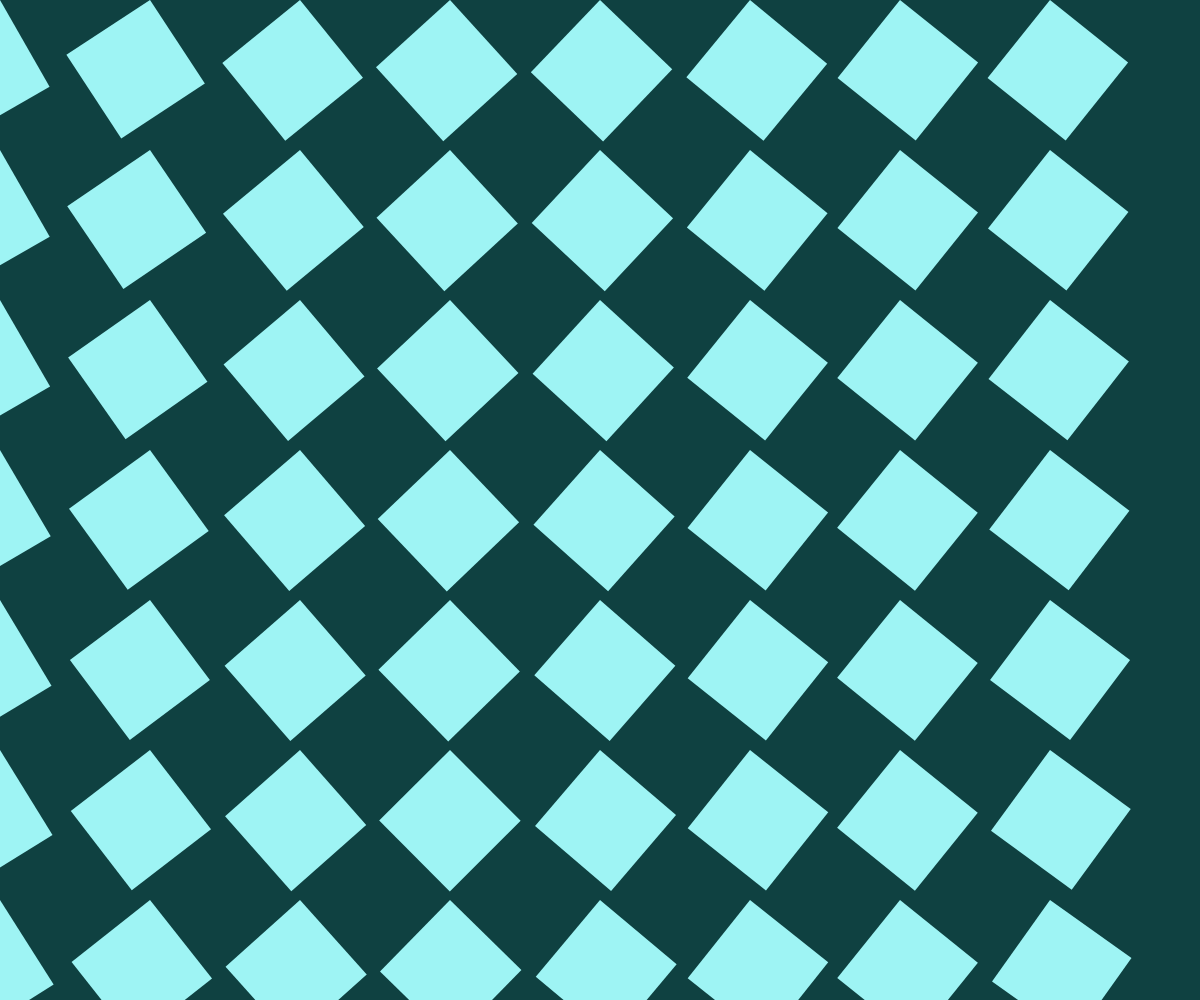
Frame 1 (no input)
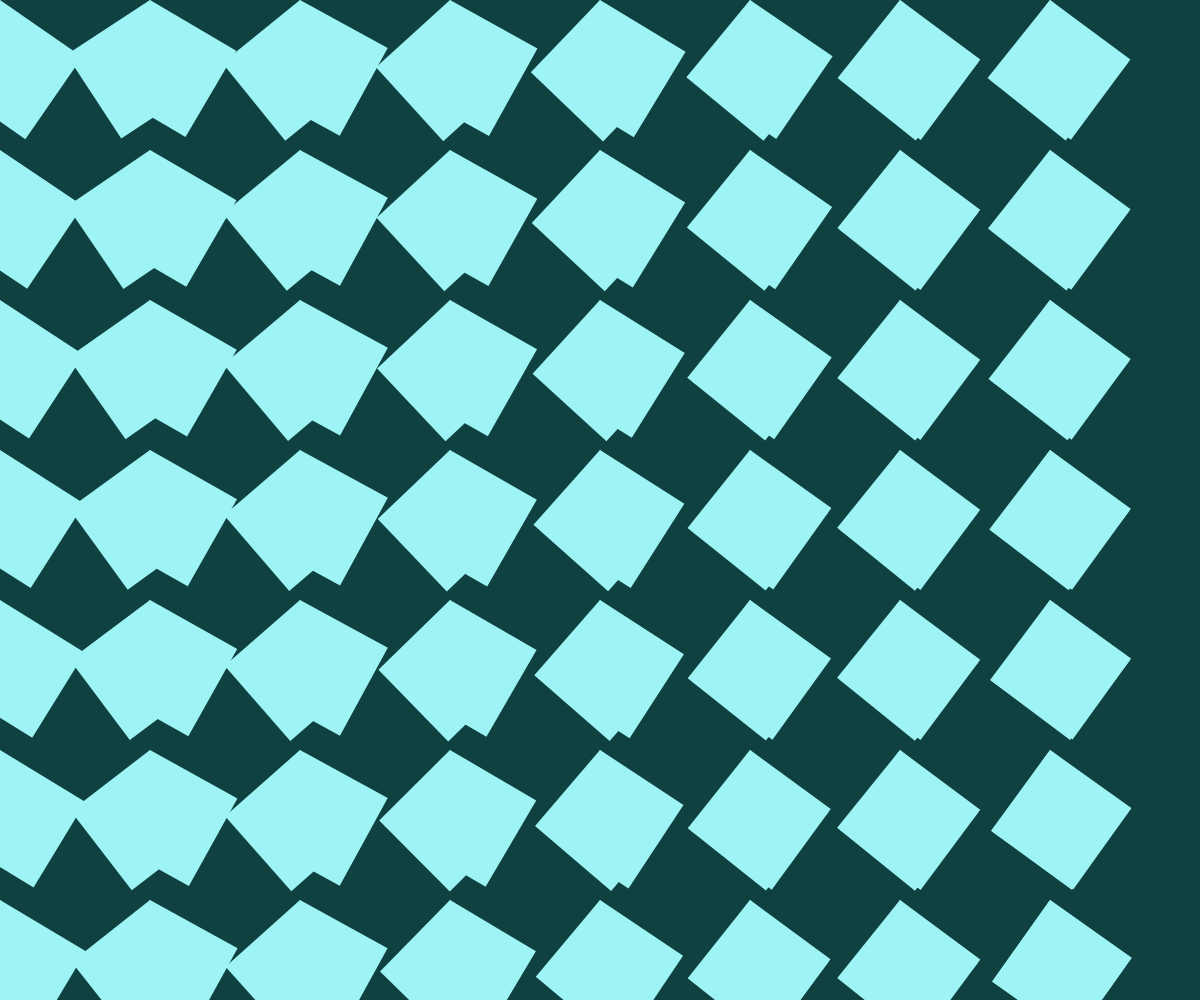
Frame 2 (the mouse pressed at the canvas centre, redrawn once)

The p5.js sketch that drew these frames (run headless with seeded random() and noise() and a simulated clock; the mouse was pressed at the canvas centre and the sketch redrawn once):

// p5.js sketch
// ── sketch.js





let angleR;
let offsetR;



function setup() {
  // the background is a dark color to appear dark and gloomy and to make the bright colors stand out more
createCanvas(windowWidth,windowHeight);
background(15,65,65);
noStroke();

angleMode(DEGREES);
offsetR= 0.0;
noLoop();




}

function draw() {
  //creates brightly colored squares on top of a dark colored background, representing the way happy feelings can hide the dark, sad feelings for a little while

for(let i=0; i<width; i=i + 150){
for(let j=0; j< height; j=j + 150){

push();
translate(i,j);
angleR=noise(offsetR)*90;
rotate(angleR);

fill(158,244,244);
rect(0,0,100);
offsetR=offsetR +0.01;
pop();



}





}



}
